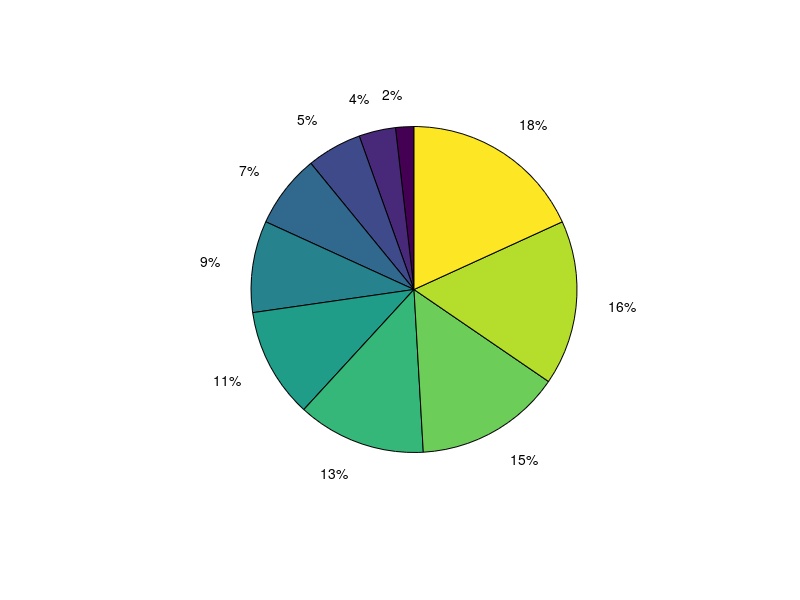

MATLAB code to generate this figure:
x = 1:10;
pie(x)

%read the documentations of all plots will give you much better
%understanding for these plots
%you are learning basics more practice more grip at this software